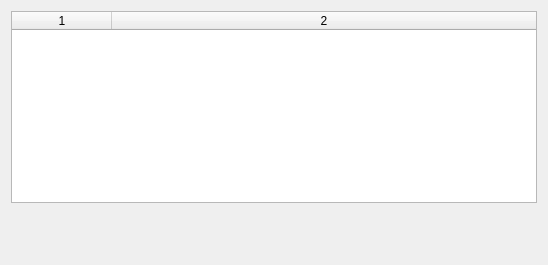
<?xml version="1.0" encoding="UTF-8"?>
<ui version="4.0">
 <class>reorder_pairs_widget</class>
 <widget class="QWidget" name="reorder_pairs_widget">
  <property name="geometry">
   <rect>
    <x>0</x>
    <y>0</y>
    <width>548</width>
    <height>265</height>
   </rect>
  </property>
  <property name="minimumSize">
   <size>
    <width>0</width>
    <height>0</height>
   </size>
  </property>
  <property name="windowTitle">
   <string>Reorder Pairs</string>
  </property>
  <property name="styleSheet">
   <string notr="true"/>
  </property>
  <layout class="QVBoxLayout" name="vertical_layout">
   <item>
    <widget class="QTableWidget" name="table">
     <property name="editTriggers">
      <set>QAbstractItemView::NoEditTriggers</set>
     </property>
     <property name="selectionMode">
      <enum>QAbstractItemView::NoSelection</enum>
     </property>
     <property name="columnCount">
      <number>2</number>
     </property>
     <attribute name="horizontalHeaderVisible">
      <bool>true</bool>
     </attribute>
     <attribute name="horizontalHeaderStretchLastSection">
      <bool>true</bool>
     </attribute>
     <attribute name="verticalHeaderVisible">
      <bool>false</bool>
     </attribute>
     <column/>
     <column/>
    </widget>
   </item>
   <item>
    <spacer name="verticalSpacer">
     <property name="orientation">
      <enum>Qt::Vertical</enum>
     </property>
     <property name="sizeHint" stdset="0">
      <size>
       <width>20</width>
       <height>40</height>
      </size>
     </property>
    </spacer>
   </item>
  </layout>
 </widget>
 <resources/>
 <connections/>
</ui>
